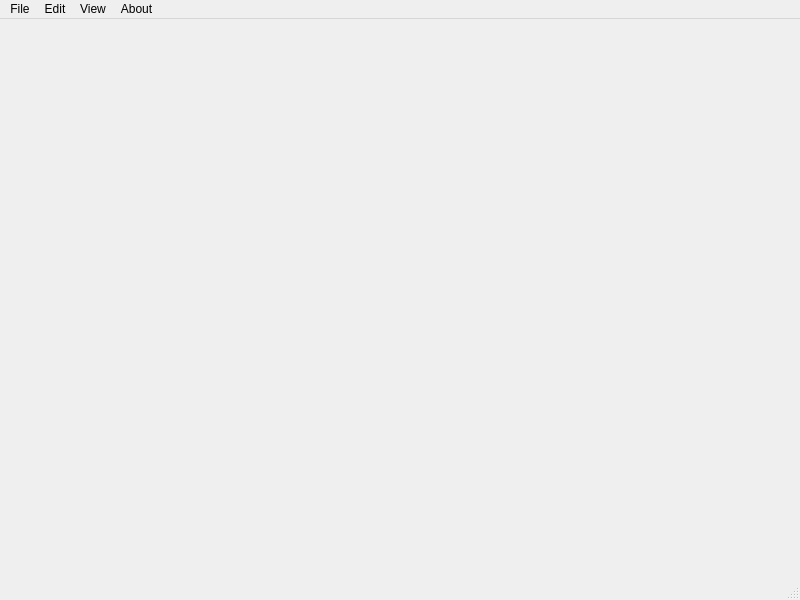
<?xml version="1.0" encoding="UTF-8"?>
<ui version="4.0">
 <class>MainWindow</class>
 <widget class="QMainWindow" name="MainWindow">
  <property name="geometry">
   <rect>
    <x>0</x>
    <y>0</y>
    <width>800</width>
    <height>600</height>
   </rect>
  </property>
  <property name="windowTitle">
   <string>MainWindow</string>
  </property>
  <property name="animated">
   <bool>false</bool>
  </property>
  <property name="documentMode">
   <bool>true</bool>
  </property>
  <widget class="QWidget" name="centralwidget">
   <layout class="QVBoxLayout" name="verticalLayout">
    <property name="spacing">
     <number>2</number>
    </property>
    <property name="leftMargin">
     <number>2</number>
    </property>
    <property name="topMargin">
     <number>2</number>
    </property>
    <property name="rightMargin">
     <number>2</number>
    </property>
    <property name="bottomMargin">
     <number>2</number>
    </property>
    <item>
     <widget class="QWidget" name="glWidget" native="true"/>
    </item>
   </layout>
  </widget>
  <widget class="QMenuBar" name="menubar">
   <property name="geometry">
    <rect>
     <x>0</x>
     <y>0</y>
     <width>800</width>
     <height>20</height>
    </rect>
   </property>
   <widget class="QMenu" name="menuFile">
    <property name="title">
     <string>File</string>
    </property>
    <addaction name="actionNewFlow"/>
    <addaction name="actionSaveFlow"/>
    <addaction name="actionLoadFlow"/>
   </widget>
   <widget class="QMenu" name="menuEdit">
    <property name="title">
     <string>Edit</string>
    </property>
    <addaction name="actionPreferences"/>
   </widget>
   <widget class="QMenu" name="menuAbout">
    <property name="title">
     <string>About</string>
    </property>
    <addaction name="actionGliltchlabl_0_1"/>
   </widget>
   <widget class="QMenu" name="menuView">
    <property name="title">
     <string>View</string>
    </property>
    <addaction name="actionTime_controls"/>
    <addaction name="actionTimeline"/>
   </widget>
   <addaction name="menuFile"/>
   <addaction name="menuEdit"/>
   <addaction name="menuView"/>
   <addaction name="menuAbout"/>
  </widget>
  <widget class="QStatusBar" name="statusbar"/>
  <action name="actionLoadFlow">
   <property name="text">
    <string>Load flow</string>
   </property>
  </action>
  <action name="actionSaveFlow">
   <property name="text">
    <string>Save flow</string>
   </property>
  </action>
  <action name="actionPlay">
   <property name="text">
    <string>Play</string>
   </property>
  </action>
  <action name="actionPreferences">
   <property name="text">
    <string>Preferences</string>
   </property>
  </action>
  <action name="actionNewFlow">
   <property name="text">
    <string>New flow</string>
   </property>
  </action>
  <action name="actionGliltchlabl_0_1">
   <property name="text">
    <string>Gliltchlabl 0.1</string>
   </property>
  </action>
  <action name="actionTime_controls">
   <property name="checkable">
    <bool>true</bool>
   </property>
   <property name="text">
    <string>Time controls</string>
   </property>
  </action>
  <action name="actionTimeline">
   <property name="checkable">
    <bool>true</bool>
   </property>
   <property name="text">
    <string>Timeline</string>
   </property>
  </action>
 </widget>
 <resources/>
 <connections/>
</ui>
